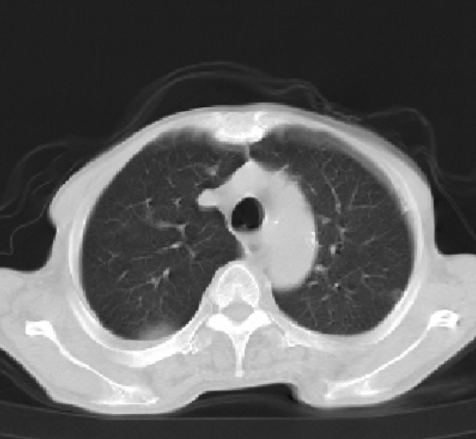
#> input picture pic1.png, 476 x 439 px
$ python LBP.py
#> lines starting #> are read from the running program, lines starting #| are printed output that depends on the picture
#> further down, img is the input picture: shape (439, 476, 3); min 8, max 255, mean 95.3
import matplotlib.pyplot as plt
import cv2 as cv
import numpy as np


def lbp_basic(img):
    basic_array = np.zeros(img.shape,np.uint8)
    for i in range(basic_array.shape[0]-1):
        for j in range(basic_array.shape[1]-1):
            basic_array[i,j] = bin_to_decimal(cal_basic_lbp(img,i,j))
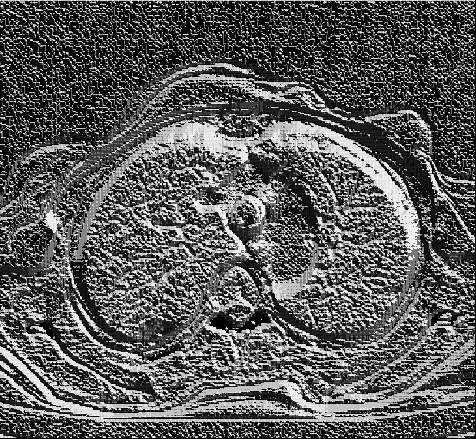
#> basic_array: shape (439, 476); min 0, max 255, mean 89.1
    return basic_array
def cal_basic_lbp(img,i,j):#比中心像素大的点赋值为1，比中心像素小的赋值为0，返回得到的二进制序列
    sum = []
    if img[i - 1, j ] > img[i, j]:
        sum.append(1)
    else:
        sum.append(0)
    if img[i - 1, j+1 ] > img[i, j]:
        sum.append(1)
    else:
        sum.append(0)
    if img[i , j + 1] > img[i, j]:
        sum.append(1)
    else:
        sum.append(0)
    if img[i + 1, j+1 ] > img[i, j]:
        sum.append(1)
    else:
        sum.append(0)
    if img[i + 1, j ] > img[i, j]:
        sum.append(1)
    else:
        sum.append(0)
    if img[i + 1, j - 1] > img[i, j]:
        sum.append(1)
    else:
        sum.append(0)
    if img[i , j - 1] > img[i, j]:
        sum.append(1)
    else:
        sum.append(0)
    if img[i - 1, j - 1] > img[i, j]:
        sum.append(1)
    else:
        sum.append(0)
    return sum
def bin_to_decimal(bin):#二进制转十进制
    res = 0
    bit_num = 0 #左移位数
    for i in bin[::-1]:
        res += i << bit_num   # 左移n位相当于乘以2的n次方
        bit_num += 1
    return res
def show_basic_hist(a): #画lbp的直方图
    hist = cv.calcHist([a],[0],None,[256],[0,256])
    hist = cv.normalize(hist,hist)
    plt.figure(figsize = (8,4))
    plt.plot(hist, color='r')
    plt.xlim([0,256])
    plt.show()
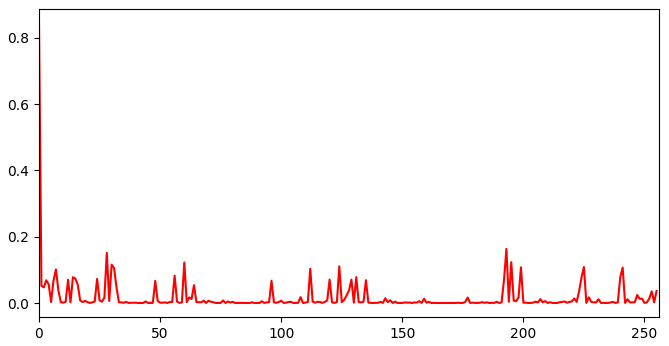
#> figure drawn by matplotlib, 1 panel; curve peaks at x = 0, y = 0.845

impath = "pic1.png"
img = cv.imread(impath)
img1 = cv.cvtColor(img,cv.COLOR_RGB2GRAY)
basic_array = lbp_basic(img1)
show_basic_hist(basic_array)
plt.figure(figsize=(11,11))
plt.subplot(1,2,1)
plt.imshow(img)
plt.subplot(1,2,2)
plt.imshow(basic_array,cmap='Greys_r')
plt.show()
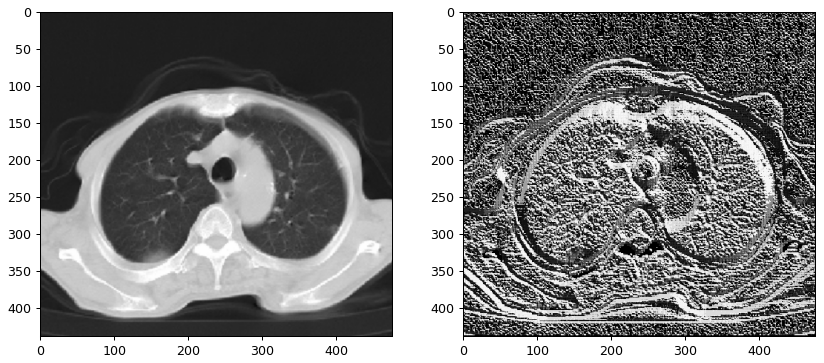
#> figure drawn by matplotlib, 2 panels
